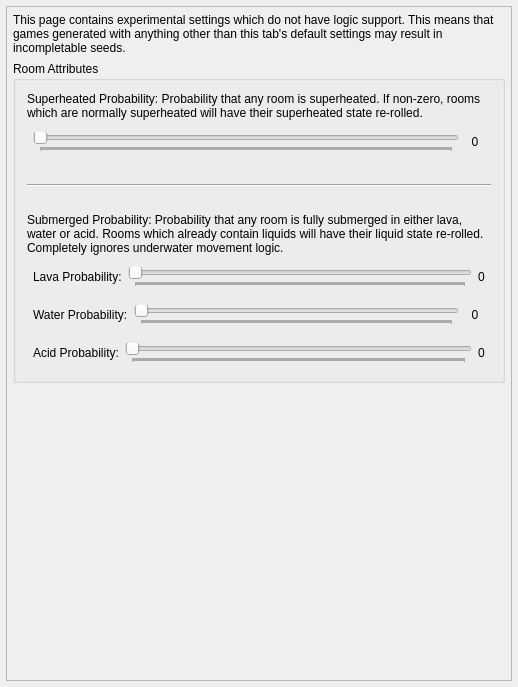
<?xml version="1.0" encoding="UTF-8"?>
<ui version="4.0">
 <class>PresetMSRChaos</class>
 <widget class="QMainWindow" name="PresetMSRChaos">
  <property name="geometry">
   <rect>
    <x>0</x>
    <y>0</y>
    <width>518</width>
    <height>687</height>
   </rect>
  </property>
  <property name="windowTitle">
   <string>Other</string>
  </property>
  <widget class="QWidget" name="centralWidget">
   <property name="maximumSize">
    <size>
     <width>16777215</width>
     <height>16777215</height>
    </size>
   </property>
   <layout class="QVBoxLayout" name="verticalLayout">
    <property name="leftMargin">
     <number>6</number>
    </property>
    <property name="topMargin">
     <number>6</number>
    </property>
    <property name="rightMargin">
     <number>6</number>
    </property>
    <property name="bottomMargin">
     <number>6</number>
    </property>
    <item>
     <widget class="QScrollArea" name="scroll_area">
      <property name="widgetResizable">
       <bool>true</bool>
      </property>
      <widget class="QWidget" name="scroll_contents">
       <property name="geometry">
        <rect>
         <x>0</x>
         <y>0</y>
         <width>504</width>
         <height>673</height>
        </rect>
       </property>
       <layout class="QVBoxLayout" name="scroll_layout">
        <property name="leftMargin">
         <number>6</number>
        </property>
        <property name="topMargin">
         <number>6</number>
        </property>
        <property name="rightMargin">
         <number>6</number>
        </property>
        <property name="bottomMargin">
         <number>6</number>
        </property>
        <item>
         <widget class="QLabel" name="chaos_label">
          <property name="text">
           <string>&lt;html&gt;&lt;head/&gt;&lt;body&gt;&lt;p&gt;This page contains experimental settings which do not have logic support. This means that games generated with anything other than this tab's default settings may result in incompletable seeds.&lt;/p&gt;&lt;/body&gt;&lt;/html&gt;</string>
          </property>
          <property name="wordWrap">
           <bool>true</bool>
          </property>
         </widget>
        </item>
        <item>
         <widget class="QGroupBox" name="room_attributes_group">
          <property name="title">
           <string>Room Attributes</string>
          </property>
          <layout class="QVBoxLayout" name="verticalLayout_2">
           <item>
            <widget class="QLabel" name="superheated_label">
             <property name="text">
              <string>&lt;html&gt;&lt;head/&gt;&lt;body&gt;&lt;p&gt;Superheated Probability: Probability that any room is superheated. If non-zero, rooms which are normally superheated will have their superheated state re-rolled.&lt;/p&gt;&lt;/body&gt;&lt;/html&gt;</string>
             </property>
             <property name="wordWrap">
              <bool>true</bool>
             </property>
            </widget>
           </item>
           <item>
            <layout class="QHBoxLayout" name="superheated_layout">
             <property name="leftMargin">
              <number>6</number>
             </property>
             <property name="topMargin">
              <number>6</number>
             </property>
             <property name="rightMargin">
              <number>6</number>
             </property>
             <property name="bottomMargin">
              <number>6</number>
             </property>
             <item>
              <widget class="QSlider" name="superheated_slider">
               <property name="maximum">
                <number>1000</number>
               </property>
               <property name="pageStep">
                <number>2</number>
               </property>
               <property name="orientation">
                <enum>Qt::Horizontal</enum>
               </property>
               <property name="tickPosition">
                <enum>QSlider::TicksBelow</enum>
               </property>
              </widget>
             </item>
             <item>
              <widget class="QLabel" name="superheated_slider_label">
               <property name="sizePolicy">
                <sizepolicy hsizetype="Fixed" vsizetype="Fixed">
                 <horstretch>0</horstretch>
                 <verstretch>0</verstretch>
                </sizepolicy>
               </property>
               <property name="minimumSize">
                <size>
                 <width>20</width>
                 <height>0</height>
                </size>
               </property>
               <property name="text">
                <string>0</string>
               </property>
               <property name="alignment">
                <set>Qt::AlignCenter</set>
               </property>
              </widget>
             </item>
            </layout>
           </item>
           <item>
            <spacer name="verticalSpacer_2">
             <property name="orientation">
              <enum>Qt::Vertical</enum>
             </property>
             <property name="sizeHint" stdset="0">
              <size>
               <width>20</width>
               <height>20</height>
              </size>
             </property>
            </spacer>
           </item>
           <item>
            <widget class="Line" name="line">
             <property name="orientation">
              <enum>Qt::Horizontal</enum>
             </property>
            </widget>
           </item>
           <item>
            <spacer name="verticalSpacer_3">
             <property name="orientation">
              <enum>Qt::Vertical</enum>
             </property>
             <property name="sizeHint" stdset="0">
              <size>
               <width>20</width>
               <height>20</height>
              </size>
             </property>
            </spacer>
           </item>
           <item>
            <widget class="QLabel" name="submerged_label">
             <property name="text">
              <string>&lt;html&gt;&lt;head/&gt;&lt;body&gt;&lt;p&gt;Submerged Probability: Probability that any room is fully submerged in either lava, water or acid. Rooms which already contain liquids will have their liquid state re-rolled.&lt;br/&gt;Completely ignores underwater movement logic.&lt;/p&gt;&lt;/body&gt;&lt;/html&gt;</string>
             </property>
             <property name="wordWrap">
              <bool>true</bool>
             </property>
            </widget>
           </item>
           <item>
            <layout class="QHBoxLayout" name="submerged_lava_slider_layout">
             <property name="leftMargin">
              <number>6</number>
             </property>
             <property name="topMargin">
              <number>6</number>
             </property>
             <property name="rightMargin">
              <number>6</number>
             </property>
             <property name="bottomMargin">
              <number>6</number>
             </property>
             <item>
              <widget class="QLabel" name="submerged_lava_label">
               <property name="text">
                <string>Lava Probability:</string>
               </property>
              </widget>
             </item>
             <item>
              <widget class="QSlider" name="submerged_lava_slider">
               <property name="maximum">
                <number>1000</number>
               </property>
               <property name="pageStep">
                <number>2</number>
               </property>
               <property name="orientation">
                <enum>Qt::Horizontal</enum>
               </property>
               <property name="tickPosition">
                <enum>QSlider::TicksBelow</enum>
               </property>
              </widget>
             </item>
             <item>
              <widget class="QLabel" name="submerged_lava_slider_label">
               <property name="text">
                <string>0</string>
               </property>
              </widget>
             </item>
            </layout>
           </item>
           <item>
            <layout class="QHBoxLayout" name="submerged_water_slider_layout">
             <property name="leftMargin">
              <number>6</number>
             </property>
             <property name="topMargin">
              <number>6</number>
             </property>
             <property name="rightMargin">
              <number>6</number>
             </property>
             <property name="bottomMargin">
              <number>6</number>
             </property>
             <item>
              <widget class="QLabel" name="submerged_water_label">
               <property name="text">
                <string>Water Probability:</string>
               </property>
              </widget>
             </item>
             <item>
              <widget class="QSlider" name="submerged_water_slider">
               <property name="maximum">
                <number>1000</number>
               </property>
               <property name="pageStep">
                <number>2</number>
               </property>
               <property name="orientation">
                <enum>Qt::Horizontal</enum>
               </property>
               <property name="tickPosition">
                <enum>QSlider::TicksBelow</enum>
               </property>
              </widget>
             </item>
             <item>
              <widget class="QLabel" name="submerged_water_slider_label">
               <property name="sizePolicy">
                <sizepolicy hsizetype="Preferred" vsizetype="Fixed">
                 <horstretch>0</horstretch>
                 <verstretch>0</verstretch>
                </sizepolicy>
               </property>
               <property name="minimumSize">
                <size>
                 <width>20</width>
                 <height>0</height>
                </size>
               </property>
               <property name="text">
                <string>0</string>
               </property>
               <property name="alignment">
                <set>Qt::AlignCenter</set>
               </property>
              </widget>
             </item>
            </layout>
           </item>
           <item>
            <layout class="QHBoxLayout" name="submerged_acid_slider_layout">
             <property name="leftMargin">
              <number>6</number>
             </property>
             <property name="topMargin">
              <number>6</number>
             </property>
             <property name="rightMargin">
              <number>6</number>
             </property>
             <property name="bottomMargin">
              <number>6</number>
             </property>
             <item>
              <widget class="QLabel" name="submerged_acid_label">
               <property name="text">
                <string>Acid Probability:</string>
               </property>
              </widget>
             </item>
             <item>
              <widget class="QSlider" name="submerged_acid_slider">
               <property name="maximum">
                <number>1000</number>
               </property>
               <property name="pageStep">
                <number>2</number>
               </property>
               <property name="orientation">
                <enum>Qt::Horizontal</enum>
               </property>
               <property name="tickPosition">
                <enum>QSlider::TicksBelow</enum>
               </property>
              </widget>
             </item>
             <item>
              <widget class="QLabel" name="submerged_acid_slider_label">
               <property name="text">
                <string>0</string>
               </property>
              </widget>
             </item>
            </layout>
           </item>
          </layout>
         </widget>
        </item>
        <item>
         <spacer name="verticalSpacer">
          <property name="orientation">
           <enum>Qt::Vertical</enum>
          </property>
          <property name="sizeHint" stdset="0">
           <size>
            <width>20</width>
            <height>40</height>
           </size>
          </property>
         </spacer>
        </item>
       </layout>
      </widget>
     </widget>
    </item>
   </layout>
  </widget>
 </widget>
 <layoutdefault spacing="6" margin="11"/>
 <resources/>
 <connections/>
</ui>
